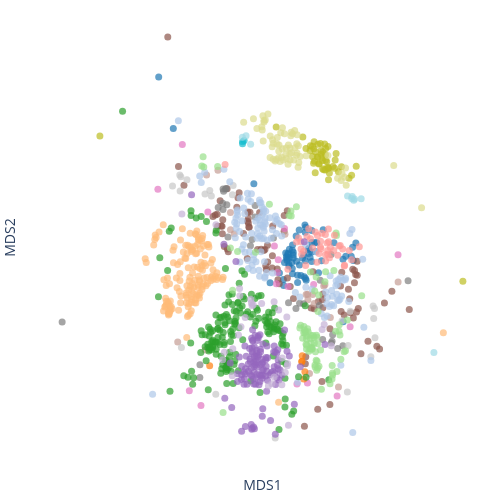

The cell this chart's notebook holds for it:
### Code cell
import plotly.graph_objects as go 


# plot_df = pca_df[pca_df.Class > 1]
plot_df = mds_df.copy()
plot_df.Family = plot_df.Family.astype(int)

# Define colors for each class
colormap = cf.distinct_colors(np.sort(plot_df['Family'].unique()), category='tab20')

# Plot
fig = go.Figure()
fig.add_trace(go.Scatter(
    x=plot_df.MDS1,
    y=plot_df.MDS2,
    text=plot_df.index,
    mode='markers',
    marker=dict(
        color=[colormap.get(_class) for _class in plot_df['Family']],
    )
))

fig.update_traces(marker=dict(size=7, opacity = 0.7))
fig.update_layout(xaxis_title = f'MDS1',
                  yaxis_title = f'MDS2',
                  margin=dict(r=10, l=10, b=10, t=10),
                  plot_bgcolor='white', 
                  paper_bgcolor='white',
                  width=500, height=500
)
fig.update_xaxes(showticklabels=False, ticks="")
fig.update_yaxes(showticklabels=False, ticks="")
fig.show()
fig.write_image('../../output/pub_Figures/Grantham/MDS_Full_esm_family.png', 
                width=500, height=500, scale=3)

### Figure 1 — Plotly figure (JSON) as saved in the notebook; plotly's stock layout.template omitted (floating-point values rounded to 4 significant figures; data arrays with more than 128 entries replaced by an {"elided": "..."} marker saying what was removed)
{"data": [{"marker": {"color": {"elided": "1085 str values"}, "opacity": 0.7, "size": 7}, "mode": "markers", "text": {"elided": "1085 str values"}, "type": "scatter", "x": {"elided": "1085 float values"}, "y": {"elided": "1085 float values"}}], "layout": {"height": 500, "margin": {"b": 10, "l": 10, "r": 10, "t": 10}, "paper_bgcolor": "white", "plot_bgcolor": "white", "width": 500, "xaxis": {"showticklabels": false, "ticks": "", "title": {"text": "MDS1"}}, "yaxis": {"showticklabels": false, "ticks": "", "title": {"text": "MDS2"}}}}
